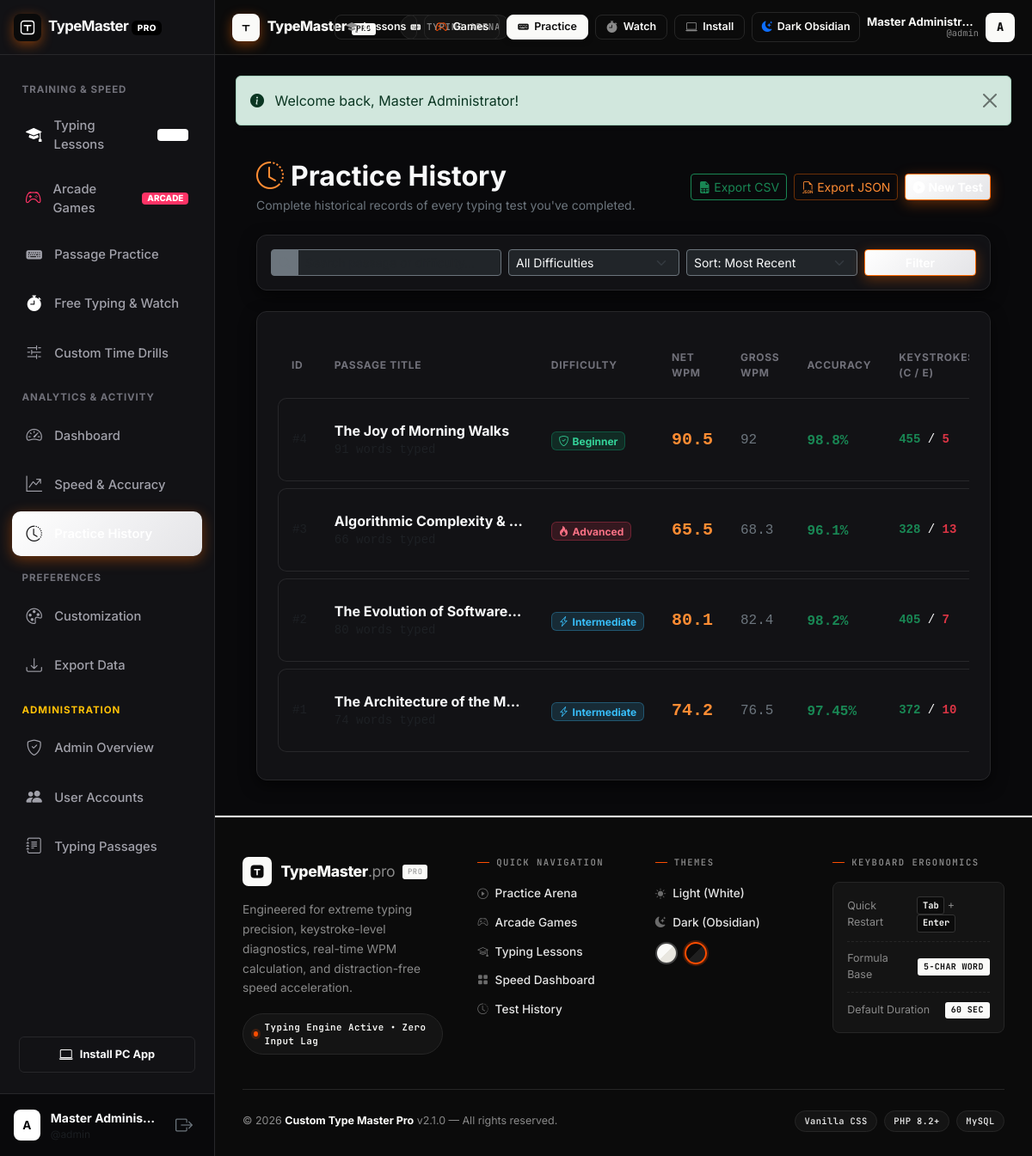
The app's page /history.php (signed in) with its own data.
### tables this page shows
CREATE TABLE `typing_results` (
  `id` INT UNSIGNED AUTO_INCREMENT PRIMARY KEY,
  `user_id` INT UNSIGNED NOT NULL,
  `passage_id` INT UNSIGNED DEFAULT NULL,
  `gross_wpm` DECIMAL(6,2) NOT NULL DEFAULT 0.00,
  `net_wpm` DECIMAL(6,2) NOT NULL DEFAULT 0.00,
  `accuracy` DECIMAL(5,2) NOT NULL DEFAULT 0.00,
  `duration_seconds` INT UNSIGNED NOT NULL DEFAULT 60,
  `elapsed_seconds` DECIMAL(6,2) NOT NULL DEFAULT 0.00,
  `words_typed` INT UNSIGNED NOT NULL DEFAULT 0,
  `total_keystrokes` INT UNSIGNED NOT NULL DEFAULT 0,
  `correct_keystrokes` INT UNSIGNED NOT NULL DEFAULT 0,
  `error_keystrokes` INT UNSIGNED NOT NULL DEFAULT 0,
  `backspace_count` INT UNSIGNED NOT NULL DEFAULT 0,
  `difficulty` ENUM('beginner', 'intermediate', 'advanced', 'custom') NOT NULL DEFAULT 'intermediate',
  `test_mode` ENUM('timed', 'passage', 'custom') NOT NULL DEFAULT 'timed',
  `created_at` TIMESTAMP DEFAULT CURRENT_TIMESTAMP,
  INDEX `idx_results_user` (`user_id`),
  INDEX `idx_results_user_date` (`user_id`, `created_at`),
  INDEX `idx_results_net_wpm` (`net_wpm`),
  INDEX `idx_results_accuracy` (`accuracy`),
  CONSTRAINT `fk_results_user` FOREIGN KEY (`user_id`) 
    REFERENCES `users` (`id`) ON DELETE CASCADE ON UPDATE CASCADE,
  CONSTRAINT `fk_results_passage` FOREIGN KEY (`passage_id`) 
    REFERENCES `typing_passages` (`id`) ON DELETE SET NULL ON UPDATE CASCADE
);

CREATE TABLE `typing_passages` (
  `id` INT UNSIGNED AUTO_INCREMENT PRIMARY KEY,
  `title` VARCHAR(150) NOT NULL,
  `content` TEXT NOT NULL,
  `difficulty` ENUM('beginner', 'intermediate', 'advanced') NOT NULL DEFAULT 'intermediate',
  `category` VARCHAR(60) NOT NULL DEFAULT 'general',
  `word_count` INT UNSIGNED NOT NULL DEFAULT 0,
  `char_count` INT UNSIGNED NOT NULL DEFAULT 0,
  `created_by` INT UNSIGNED DEFAULT NULL,
  `status` ENUM('active', 'inactive') NOT NULL DEFAULT 'active',
  `created_at` TIMESTAMP DEFAULT CURRENT_TIMESTAMP,
  INDEX `idx_difficulty` (`difficulty`),
  INDEX `idx_status` (`status`),
  INDEX `idx_category` (`category`),
  CONSTRAINT `fk_passages_author` FOREIGN KEY (`created_by`) 
    REFERENCES `users` (`id`) ON DELETE SET NULL ON UPDATE CASCADE
);

### history.php (the view, shortened to what this page needs)
<?php
require_once __DIR__ . '/includes/functions.php';
$user = current_user();
$userId = $user['id'];
$pdo = getDBConnection();
$search = trim($_GET['search'] ?? '');
$sortBy = trim($_GET['sort'] ?? 'created_at');
$sortOrder = strtoupper(trim($_GET['order'] ?? 'DESC')) === 'ASC' ? 'ASC' : 'DESC';
$page = max(1, (int)($_GET['page'] ?? 1));
$perPage = 15;
$offset = ($page - 1) * $perPage;
$allowedSort = [
    'created_at' => 'r.created_at',
    'net_wpm'    => 'r.net_wpm',
    'gross_wpm'  => 'r.gross_wpm',
    'accuracy'   => 'r.accuracy',
    'duration'   => 'r.elapsed_seconds'
];
$sortColumn = $allowedSort[$sortBy] ?? 'r.created_at';
$whereClauses = ["r.user_id = :uid"];
$params = [':uid' => $userId];
$whereSql = implode(' AND ', $whereClauses);
$results = [];
if ($pdo) {
    try {
        $dataSql = "
            SELECT r.*, p.title AS passage_title
            FROM typing_results r
            LEFT JOIN typing_passages p ON r.passage_id = p.id
            WHERE $whereSql
            ORDER BY $sortColumn $sortOrder
            LIMIT $perPage OFFSET $offset
        ";
        $dataStmt = $pdo->prepare($dataSql);
        $dataStmt->execute($params);
        $results = $dataStmt->fetchAll();
    } catch (Exception $e) {
        error_log('Error fetching history: ' . $e->getMessage());
    }
}
include __DIR__ . '/includes/header.php';
?>
<div class="container-fluid px-md-4 py-3">
  <div id="history-content-view" style="display: none;">
    <div class="d-flex flex-column flex-md-row justify-content-between align-items-md-center gap-3 mb-4">
      <div>
        <h2 class="fw-bold text-light mb-1"><i class="bi bi-clock-history text-info me-2"></i>Practice History</h2>
        <p class="text-secondary small mb-0">Complete historical records of every typing test you've completed.</p>
      </div>
      <div class="d-flex align-items-center gap-2">
        <a href="<?= BASE_URL ?>/export.php?format=csv" class="btn btn-outline-success btn-sm d-inline-flex align-items-center gap-1">
        <i class="bi bi-file-earmark-spreadsheet-fill"></i>
        <span>Export CSV</span>
      </a>
      <a href="<?= BASE_URL ?>/export.php?format=json" class="btn btn-outline-info btn-sm d-inline-flex align-items-center gap-1">
        <i class="bi bi-filetype-json"></i>
        <span>Export JSON</span>
      </a>
      <a href="<?= BASE_URL ?>/practice.php" class="btn btn-primary btn-sm d-inline-flex align-items-center gap-1 fw-bold">
        <i class="bi bi-play-circle-fill"></i>
        <span>New Test</span>
      </a>
    </div>
  </div>
  <div class="glass-card p-3 mb-4">
    <form method="GET" action="<?= BASE_URL ?>/history.php" class="row g-2 align-items-center">
      <div class="col-md-4">
        <div class="input-group input-group-sm">
          <span class="input-group-text bg-secondary border-secondary text-secondary"><i class="bi bi-search"></i></span>
          <input type="text" name="search" class="form-control bg-dark text-light border-secondary" placeholder="Search passage or difficulty..." value="<?= e($search) ?>">
        </div>
      </div>
      <div class="col-sm-6 col-md-3">
        <select name="difficulty" class="form-select form-select-sm bg-dark text-light border-secondary">
          <option value="">All Difficulties</option>
        </select>
      </div>
      <div class="col-sm-6 col-md-3">
        <select name="sort" class="form-select form-select-sm bg-dark text-light border-secondary">
          <option value="created_at" <?= ($sortBy === 'created_at') ? 'selected' : '' ?>>Sort: Most Recent</option>
        </select>
      </div>
      <div class="col-md-2 d-flex gap-2">
        <button type="submit" class="btn btn-sm btn-primary w-100 fw-semibold">Filter</button>
      </div>
    </form>
  </div>
  <div class="glass-card p-4">
    <?php if (!empty($results)): ?>
      <div class="table-responsive">
        <table class="custom-table mb-0">
          <thead>
            <tr>
              <th>ID</th>
              <th>Passage Title</th>
              <th>Difficulty</th>
              <th>Net WPM</th>
              <th>Gross WPM</th>
              <th>Accuracy</th>
              <th>Keystrokes (C / E)</th>
            </tr>
          </thead>
          <tbody>
            <?php foreach ($results as $row): ?>
              <tr>
                <td class="font-monospace text-muted small">#<?= (int)$row['id'] ?></td>
                <td>
                  <div class="fw-bold text-light text-truncate" style="max-width: 220px;" title="<?= e($row['passage_title'] ?? 'Custom Text') ?>">
                    <?= e($row['passage_title'] ?? 'Custom Text Drill') ?>
                  </div>
                  <div class="small text-muted font-monospace"><?= (int)$row['words_typed'] ?> words typed</div>
                </td>
                <td><?= get_difficulty_badge($row['difficulty']) ?></td>
                <td>
                  <span class="fw-bold text-info fs-5 font-monospace"><?= (float)$row['net_wpm'] ?></span>
                </td>
                <td class="font-monospace text-secondary"><?= (float)$row['gross_wpm'] ?></td>
                <td>
                  <span class="font-monospace fw-semibold <?= ((float)$row['accuracy'] >= 95) ? 'text-success' : 'text-warning' ?>">
                    <?= (float)$row['accuracy'] ?>%
                  </span>
                </td>
                <td class="font-monospace small">
                  <span class="text-success fw-bold"><?= (int)$row['correct_keystrokes'] ?></span> /
                  <span class="text-danger fw-bold"><?= (int)$row['error_keystrokes'] ?></span>
                </td>
              </tr>
            <?php endforeach; ?>
          </tbody>
        </table>
      </div>
    <?php endif; ?>
  </div>
  </div>
</div>
<?php include __DIR__ . '/includes/footer.php'; ?>

### includes/functions.php (shortened to what this page needs)
<?php
function e($data): string {
    return htmlspecialchars((string)($data ?? ''), ENT_QUOTES, 'UTF-8');
}
function get_difficulty_badge(string $difficulty): string {
    $difficulty = strtolower($difficulty);
    switch ($difficulty) {
        case 'beginner':
            return '<span class="badge badge-diff-beginner"><i class="bi bi-shield-check me-1"></i>Beginner</span>';
        case 'intermediate':
            return '<span class="badge badge-diff-intermediate"><i class="bi bi-lightning-charge me-1"></i>Intermediate</span>';
        case 'advanced':
            return '<span class="badge badge-diff-advanced"><i class="bi bi-fire me-1"></i>Advanced</span>';
    }
}

### records on screen
typing_results: passage.title "The Joy of Morning Walks", difficulty "beginner" (drawn), net_wpm "90.5", gross_wpm "92", accuracy "98.8", correct_keystrokes "455", error_keystrokes "5"
typing_results: passage.title "Algorithmic Complexity &…", difficulty "advanced" (drawn), net_wpm "65.5", gross_wpm "68.3", accuracy "96.1", correct_keystrokes "328", error_keystrokes "13"
typing_results: passage.title "The Evolution of Software…", difficulty "intermediate" (drawn), net_wpm "80.1", gross_wpm "82.4", accuracy "98.2", correct_keystrokes "405", error_keystrokes "7"
typing_results: passage.title "The Architecture of the M…", difficulty "intermediate" (drawn), net_wpm "74.2", gross_wpm "76.5", accuracy "97.45", correct_keystrokes "372", error_keystrokes "10"

### other values on screen
substr($currentUser['username'] ?? 'U', 0, 1) "A"
$currentUser['full_name'] "Master Adminis…"
$currentUser['username'] "admin"
$pageBadgeTitle "TYPING ARENA"
$currentUser['full_name'] "Master Administr…"
substr($currentUser['username'], 0, 1) "A"
$flash['message'] "Welcome back, Master Administrator!"
APP_NAME "Custom Type Master Pro"
APP_VERSION "2.1.0"
